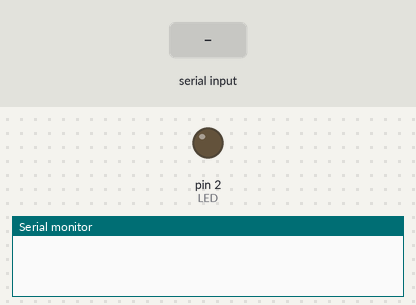
Simulated run of this sketch. Board: Arduino Uno, built with avr-gcc and run on an emulated ATmega328P. Parts: output pins drawn as LEDs (lit = HIGH), the last lines printed to the serial monitor. The test bench sets the inputs (shaded band).

Above: at 1.2 s.
1.3 s: "o" received over the second serial link
At 2.4 s:
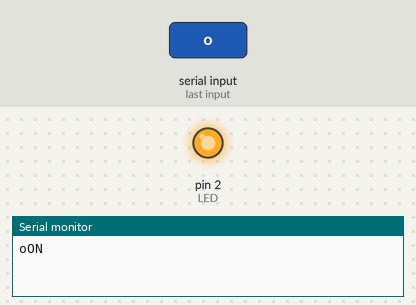
2.8 s: "f" received over the second serial link
At 3.5 s:
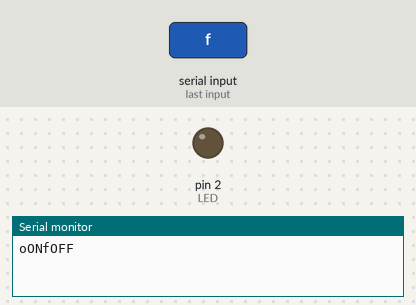
Timing chart, 0 to 5.8 s (numbered marks = the images above; inputs shaded):
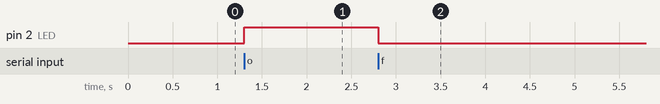

The sketch:

UART_Test.ino
```cpp
#include <SoftwareSerial.h>

#define BT_RXD 4
#define BT_TXD 5
#define LED 2

SoftwareSerial HM10(BT_RXD, BT_TXD);  // RX핀(7번)은 HM10의 TX에 연결
                                        // TX핀(8번)은 HM10의 RX에 연결
void setup() {
  Serial.begin(9600);
  pinMode(LED, OUTPUT);    // LED를 출력으로 설정
  HM10.begin(9600);
}

void loop() {
  if (HM10.available()){
    char h =(char)HM10.read();
    Serial.print(h);
    if(h == 'o') {                 // 알파벳 소문자 'o'를 입력하면
      digitalWrite(LED, HIGH);     // LED가 점등된다
      Serial.write("ON");
    }
    if(h == 'f') {                // 알파벳 소문자 'f'를 입력하면
      digitalWrite(LED, LOW);      // LED가 소등된다
      Serial.write("OFF");
    }

  }
  if(Serial.available()){
    char h = (char)Serial.read();
    HM10.print(h);
  }
}
```

Measured:
- after the input at 1.3 s, pin 2 (LED): LOW → HIGH at once
- after the input at 2.8 s, pin 2 (LED): HIGH → LOW at once
